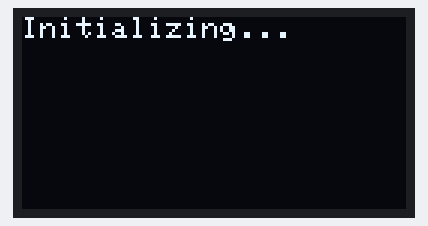
A sketch run on a simulated ESP8266 (NodeMCU). On the bench: 128×64 one-colour display. Storage starts empty.

Above: at 0.06 s.
At 2.2 s:
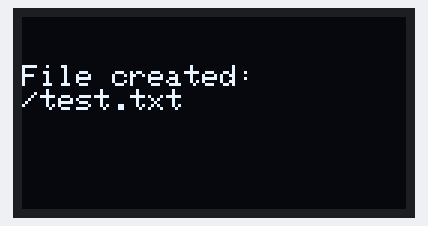

The sketch:

save_file_see_file.ino
```cpp
#include <Wire.h>
#include <Adafruit_GFX.h>
#include <Adafruit_SSD1306.h>
#include <SPI.h>
#include <SD.h>

#define SCREEN_WIDTH 128 // Ширина дисплея
#define SCREEN_HEIGHT 64  // Высота дисплея

// Создайте объект дисплея
Adafruit_SSD1306 display(SCREEN_WIDTH, SCREEN_HEIGHT, &Wire, -1); // -1 для использования стандартного I2C

// Пины для SD-карты
const int chipSelect = D3; // CS SD-карты

void setup() {
  Serial.begin(115200);

  // Инициализация дисплея
  display.begin(SSD1306_SWITCHCAPVCC, 0x3C);
  display.clearDisplay();

  // Настройка текста на дисплее
  display.setTextSize(1);
  display.setTextColor(SSD1306_WHITE);
  display.setCursor(0, 0);
  display.println("Initializing...");
  display.display();

  // Инициализация SD-карты
  if (!SD.begin(chipSelect)) {
    display.println("SD Card Error!");
    display.display();
    while (true); // Остановить выполнение, если ошибка
  } else {
    display.println("SD Card OK!");
    display.display();
    delay(2000);
    display.clearDisplay();

    // Создание и запись файла
    createAndWriteFile("/test.txt", "Hello, SD Card!");

    // Считывание и отображение содержимого директории
    listDirectory(SD.open("/"), 0);
  }
}

void loop() {
  // Ваш код
}
void createAndWriteFile(const char* path, const char* message) {
  File file = SD.open(path, FILE_WRITE);
  if (file) {
    file.println(message);
    file.close();
    display.println("File created:");
    display.println(path);
    display.display();
    delay(2000);
    display.clearDisplay();
  } else {
    display.println("File creation failed!");
    display.display();
    delay(2000);
    display.clearDisplay();
  }
}

void listDirectory(File dir, int numTabs) {
  while (true) {
    File entry = dir.openNextFile();
    if (!entry) {
      break; // Если больше нет файлов, выходим из цикла
    }

    // Отображаем имя файла
    for (int i = 0; i < numTabs; i++) {
      display.print("\t"); // Добавляем табуляцию
    }
    display.print(entry.name());

    if (entry.isDirectory()) {
      display.println("/"); // Если это директория, добавляем слэш
      listDirectory(entry, numTabs + 1); // Рекурсивно вызываем для поддиректорий
    } else {
      display.print("  "); // Пробел для разделения
      display.print(entry.size()); // Отображаем размер файла
      display.println(" bytes");
    }
    entry.close(); // Закрываем файл
  }
  dir.close(); // Закрываем директорию
}
```
